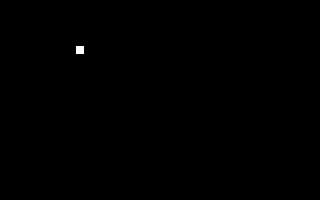
Frame 1 (no input)
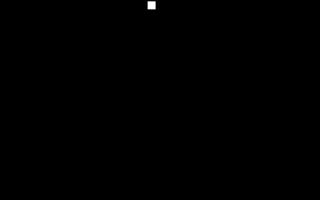
Frame 60 (no input)
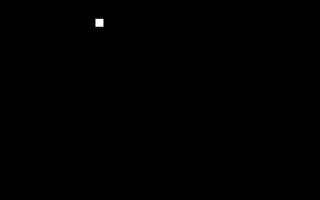
Frame 120 (the mouse pressed at the canvas centre since frame 60)

The p5.js sketch that drew these frames (run headless with seeded random() and noise() and a simulated clock; from frame 60 on, the mouse is pressed at the canvas centre):

// p5.js sketch
// ── sketch.js
var x, y, xSpeed, ySpeed;

function setup() {
  createCanvas(320, 200);
  rectMode(CENTER);
  
  x = width/2;
  y = height/2
  
 // xSpeed = random(-4,4);
 // ySpeed = random(-4,4);
  
  while( !ySpeed || abs(xSpeed)<2){    
  xSpeed = random(-4,4);
  ySpeed = random(-4,4);
  }
}

function draw() {
  scale(.5);
  //Draw Everything
  background(0);
  drawBall();
  //drawPaddle1();
 // drawPaddle2();

  
  //Update Variables
  moveBall();  
  wallBounce();  
 // bouncePaddle1();
}

function bouncePaddle1(){
  
}

function drawPaddle1(){
  noStroke();
  fill(255);
  rect(50,200,16,80);
}

function drawPaddle2(){
  noStroke();
  fill(255);
  rect(640 - 50,200,16,80);
}

function wallBounce(){
 if( x > 640 - 8)
   xSpeed *= -1;
  
 if( y > 400 - 8)
   ySpeed *= -1;
  
 if( x <  8)
   xSpeed *= -1;
  
 if(  y <  8)
   ySpeed *= -1;
}

function mousePressed(){
  x = mouseX*2;
  y = mouseY*2
  xSpeed = false;
 while( !xSpeed || abs(xSpeed)<2){    
  xSpeed = random(-4,4);
  ySpeed = random(-4,4);
  }
}

function moveBall(){
  x += xSpeed;
  y += ySpeed;
}

function drawBall() {
  noStroke();
  fill(255);
  rect(x, y, 16,16);

}
